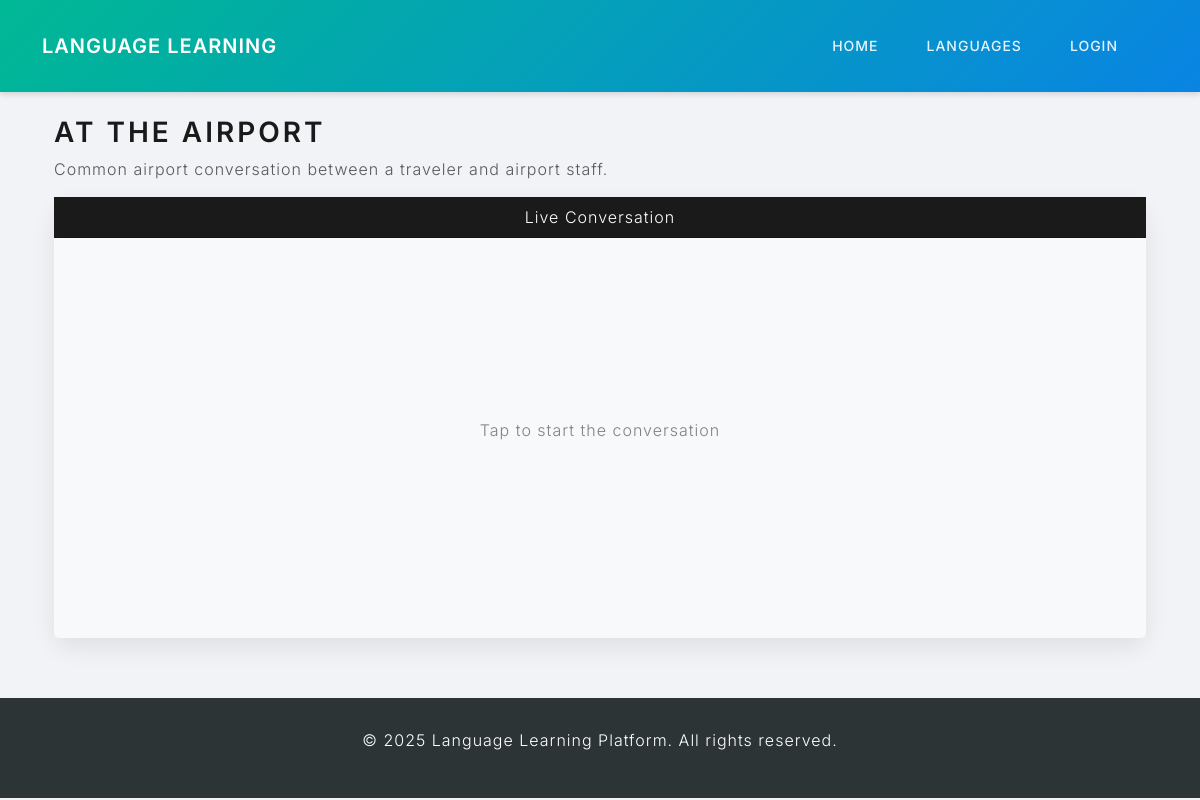
The page /scenarios/3/ on the database its author committed.
### scenarios/models.py (models this page shows, shortened)
class Scenario(models.Model):
    title = models.CharField(max_length=255)  # Scenario title
    category = models.CharField(max_length=100, choices=[
        ('education', 'Education'),
        ('daily_life', 'Daily Life'),
        ('business', 'Business & Travel'),
        ('casual', 'Casual Conversations'),
    ])
    description = models.TextField()  # Brief scenario description
    image = models.CharField(max_length=255, default="default.png")

### scenarios/views.py (the view)
# urls.py: path('<int:scenario_id>/', scenario_detail, name='scenario_detail'),
def scenario_detail(request, scenario_id):
    scenario = get_object_or_404(Scenario, id=scenario_id)
    dialogues = scenario.dialogues.order_by('order')  # Ensure messages are in order
    return render(request, 'scenarios/scenario_detail.html', {'scenario': scenario, 'dialogues': dialogues})

### scenarios/templates/scenarios/scenario_detail.html (shortened to what this page needs)
{% extends "base.html" %}
{% load static %}
{% block content %}
<div class="container mt-4">
    <h2>{{ scenario.title }}</h2>
    <p>{{ scenario.description }}</p>
    <div class="card">
        <div class="card-header bg-primary text-white text-center">Live Conversation</div>
        <div class="card-body chat-box" id="chatBox" style="height: 400px; overflow-y: auto; background: #f8f9fa; padding: 10px; border-radius: 5px; cursor: pointer;">
            <div id="chatMessages" onclick="showNextDialogue()">
                <p class="text-center text-muted">Tap to start the conversation</p>
            </div>
        </div>
    </div>
</div>
{% endblock %}

### courses/templates/base.html (style rules this page uses)
body { background-color: #f1f3f6; font-family: 'Inter', sans-serif; }
.card { border: none; border-radius: 16px; box-shadow: 0 10px 25px rgba(0, 0, 0, 0.08); transition: transform 0.3s ease; }

### scenarios/templates/scenarios/scenario_detail.html (style rules this page uses)
.chat-box { display: flex; flex-direction: column; justify-content: center; text-align: center; }

### rows shown on the page
Scenario: title "AT THE AIRPORT", description "Common airport conversation between a traveler and airport staff."
